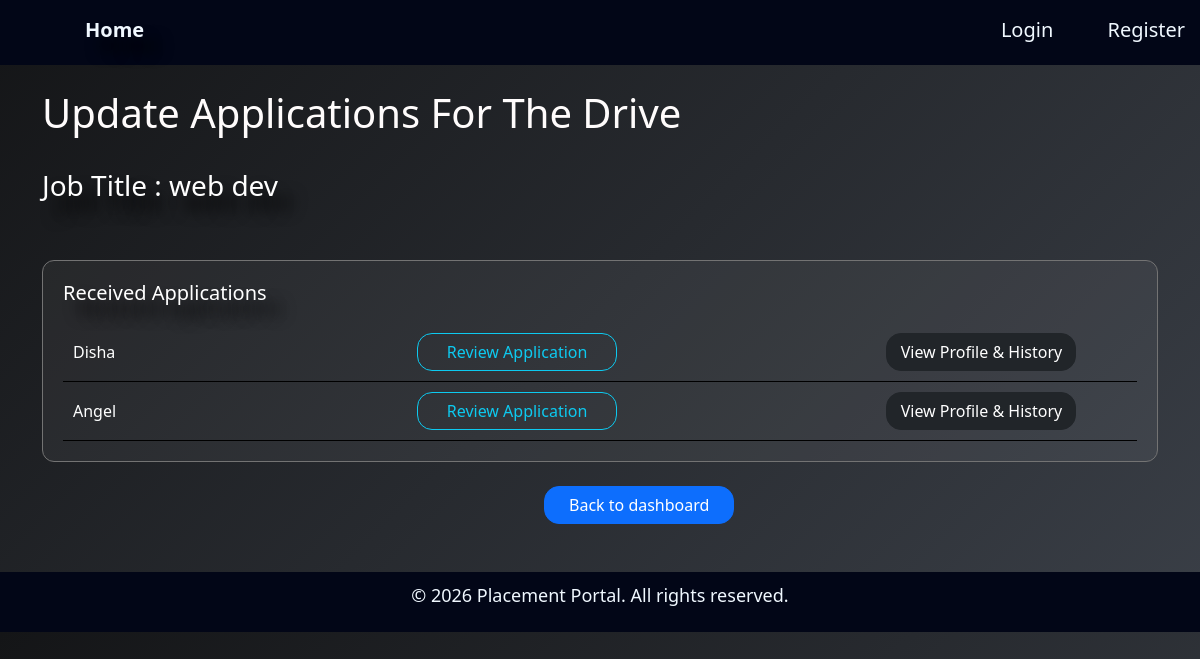
Page /view_drives/2 on the committed database.
### application/models.py (models this page shows)
class Placementdrive(db.Model):
    id = db.Column(db.Integer, primary_key=True)
    company_id = db.Column(db.Integer, db.ForeignKey('companyprofile.id'), nullable=False)
    job_title = db.Column(db.String(150), nullable=False)
    job_description = db.Column(db.Text(500), nullable=False)
    salary= db.Column(db.String(50), nullable=False)
    is_approved = db.Column(db.Boolean, default=False)
    is_closed = db.Column(db.Boolean, default=False)
    company = db.relationship('Companyprofile', back_populates='drives')
    applications = db.relationship('Application', back_populates='drive',cascade="all, delete")

class Application(db.Model):
    id = db.Column(db.Integer, primary_key=True)
    student_id = db.Column(db.Integer, db.ForeignKey('studentprofile.id'), nullable=False)
    drive_id = db.Column(db.Integer, db.ForeignKey('placementdrive.id'), nullable=False)
    application_date = db.Column(db.DateTime, default=datetime.utcnow)
    status = db.Column(db.String(50), default='Applied')  #Applied/Shortlisted/Selected/Rejected
    student = db.relationship('Studentprofile', back_populates='applications')
    drive = db.relationship('Placementdrive', back_populates='applications')

class Studentprofile(db.Model):
    id = db.Column(db.Integer, primary_key=True)
    user_id = db.Column(db.Integer, db.ForeignKey('user.id'), unique=True, nullable=False)
    student_name = db.Column(db.String(50), nullable=False)
    department = db.Column(db.String(150), nullable=False)
    cgpa = db.Column(db.Float, nullable=False)
    resume = db.Column(db.String(500))
    user = db.relationship('User', back_populates='student_profile')
    applications = db.relationship('Application', back_populates='student',cascade="all, delete")

### application/controllers.py (the view)
@app.route('/view_drives/<int:drive_id>')
def view_drives(drive_id):
   drive = Placementdrive.query.get(drive_id)
   if drive is None:
      abort(404)
   applications = Application.query.filter_by(drive_id=drive_id).all()
   return render_template('com_drive_update.html', drive=drive, applications=applications)

### templates/com_drive_update.html (shortened to what this page needs)
{% extends "base.html" %}
{% block content %}
<div  class="container">
   <h1>Update Applications For The Drive</h1><br>
   {% if drive %}
   <h3>Job Title : {{drive.job_title}}</h3><br>
   {% else %}
   <p style="color:#1461ce;"></p>
   {% endif %}
   <div class="card">
      <table>
         <h5>Received Applications</h5>
  <tbody>
    {% if applications %}
        {% for app in applications %}
    <tr>
      <td>{{app.student.student_name}}</td>
      <td><a href="{{url_for('review_application', app_id=app.id)}}" style=" width: 200px;" class="btn btn-outline-info">review application</a></td>
    <td><a href="{{url_for('whole_companystudent_profile', student_id=app.student.id, company_id=app.drive.company_id)}}" class="btn btn-dark">view Profile & History</a>
</td>
 </tr>
  </tbody>
  {% endfor %}
  {% else %}
  <p style="color:#1461ce;">No Application yet.</p>
  {% endif %}
</table>
   </div><br>
   <div>
      <a href="{{url_for('companydash')}}" class="btn btn-primary">Back to dashboard</a></div>
   </div>
{% endblock %}

### static/style.css (style rules this page uses)
* { box-sizing: border-box; margin: 0; font-family: Playfair Display, 10px; }

### templates/base.html (style rules this page uses)
body { background: linear-gradient(135deg, #232428, #3a3f47); color: #fcfcfc; }

### templates/com_drive_update.html (style rules this page uses)
body { margin: 0; background: linear-gradient(135deg, #141517, #3a3f47); color: #e2e8f0; }
.container { width: 95%; margin: auto; }
.card { background:rgba(255,255,255,0.05); color: #e2e8f0; border: 1px solid #737373; border-radius: 12px; padding: 20px; margin-top: 25px; }
h1 { color: #fffcfc; }
h3 { color: #ffffff; text-shadow: 15px 15px 15px #000000; }
h5 { color: #ffffff; text-shadow: 15px 15px 15px #000000; }
table { width: 100%; margin-top: 10px; }
th,td { padding: 10px; text-align: left; text-transform: capitalize; border-bottom: 1px solid #000000; color:#feffff }
a.btn { margin-left: 45%; border-radius: 15px; width: 190px; }

### rows in the picture
Placementdrive: job_title "web dev"
Application: student.student_name "Disha"
Application: student.student_name "Angel"
